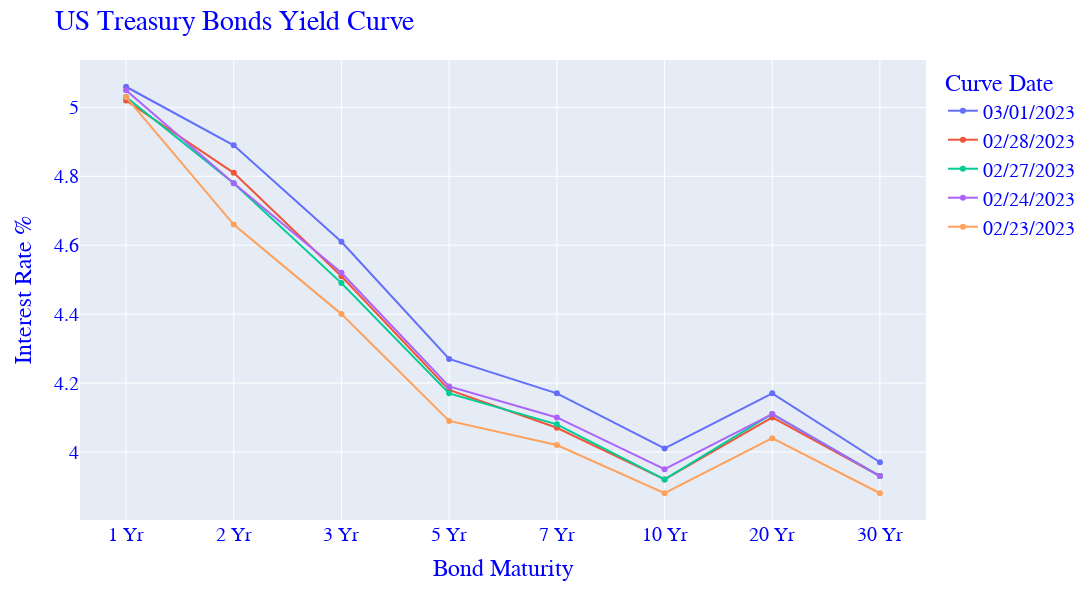

Write notebook code for a chart like this one.
### Markdown cell above
### Plot the Most Recent Yield Curves

### Code cell
longest_n_maturities = 8   # For ALL maturities set = len(yield_curve_df2)
last_n_days = 5            # For ALL days in the data set = -1
fig = px.line(yield_curve_df2.iloc[-longest_n_maturities:,:last_n_days],markers=True)

fig.update_layout(
    width=1200,
    height=600,
   title="US Treasury Bonds Yield Curve",
   xaxis_title='Bond Maturity',
   yaxis_title='Interest Rate %',
   legend_title="Curve Date",
   font=dict(
      family="Arial",
      size=20,
      color="blue"
   )
)
fig.show()

### Figure 1 — Plotly figure (JSON) as saved in the notebook; plotly's stock layout.template omitted (floating-point values rounded to 4 significant figures)
{"data": [{"hovertemplate": "variable=03/01/2023<br>Maturity=%{x}<br>value=%{y}<extra></extra>", "legendgroup": "03/01/2023", "line": {"color": "#636efa", "dash": "solid"}, "marker": {"symbol": "circle"}, "mode": "lines+markers", "name": "03/01/2023", "orientation": "v", "showlegend": true, "type": "scatter", "x": ["1 Yr", "2 Yr", "3 Yr", "5 Yr", "7 Yr", "10 Yr", "20 Yr", "30 Yr"], "xaxis": "x", "y": [5.06, 4.89, 4.61, 4.27, 4.17, 4.01, 4.17, 3.97], "yaxis": "y"}, {"hovertemplate": "variable=02/28/2023<br>Maturity=%{x}<br>value=%{y}<extra></extra>", "legendgroup": "02/28/2023", "line": {"color": "#EF553B", "dash": "solid"}, "marker": {"symbol": "circle"}, "mode": "lines+markers", "name": "02/28/2023", "orientation": "v", "showlegend": true, "type": "scatter", "x": ["1 Yr", "2 Yr", "3 Yr", "5 Yr", "7 Yr", "10 Yr", "20 Yr", "30 Yr"], "xaxis": "x", "y": [5.02, 4.81, 4.51, 4.18, 4.07, 3.92, 4.1, 3.93], "yaxis": "y"}, {"hovertemplate": "variable=02/27/2023<br>Maturity=%{x}<br>value=%{y}<extra></extra>", "legendgroup": "02/27/2023", "line": {"color": "#00cc96", "dash": "solid"}, "marker": {"symbol": "circle"}, "mode": "lines+markers", "name": "02/27/2023", "orientation": "v", "showlegend": true, "type": "scatter", "x": ["1 Yr", "2 Yr", "3 Yr", "5 Yr", "7 Yr", "10 Yr", "20 Yr", "30 Yr"], "xaxis": "x", "y": [5.03, 4.78, 4.49, 4.17, 4.08, 3.92, 4.11, 3.93], "yaxis": "y"}, {"hovertemplate": "variable=02/24/2023<br>Maturity=%{x}<br>value=%{y}<extra></extra>", "legendgroup": "02/24/2023", "line": {"color": "#ab63fa", "dash": "solid"}, "marker": {"symbol": "circle"}, "mode": "lines+markers", "name": "02/24/2023", "orientation": "v", "showlegend": true, "type": "scatter", "x": ["1 Yr", "2 Yr", "3 Yr", "5 Yr", "7 Yr", "10 Yr", "20 Yr", "30 Yr"], "xaxis": "x", "y": [5.05, 4.78, 4.52, 4.19, 4.1, 3.95, 4.11, 3.93], "yaxis": "y"}, {"hovertemplate": "variable=02/23/2023<br>Maturity=%{x}<br>value=%{y}<extra></extra>", "legendgroup": "02/23/2023", "line": {"color": "#FFA15A", "dash": "solid"}, "marker": {"symbol": "circle"}, "mode": "lines+markers", "name": "02/23/2023", "orientation": "v", "showlegend": true, "type": "scatter", "x": ["1 Yr", "2 Yr", "3 Yr", "5 Yr", "7 Yr", "10 Yr", "20 Yr", "30 Yr"], "xaxis": "x", "y": [5.03, 4.66, 4.4, 4.09, 4.02, 3.88, 4.04, 3.88], "yaxis": "y"}], "layout": {"font": {"color": "blue", "family": "Arial", "size": 20}, "height": 600, "legend": {"title": {"text": "Curve Date"}, "tracegroupgap": 0}, "margin": {"t": 60}, "title": {"text": "US Treasury Bonds Yield Curve"}, "width": 1200, "xaxis": {"anchor": "y", "domain": [0, 1], "title": {"text": "Bond Maturity"}}, "yaxis": {"anchor": "x", "domain": [0, 1], "title": {"text": "Interest Rate %"}}}}
